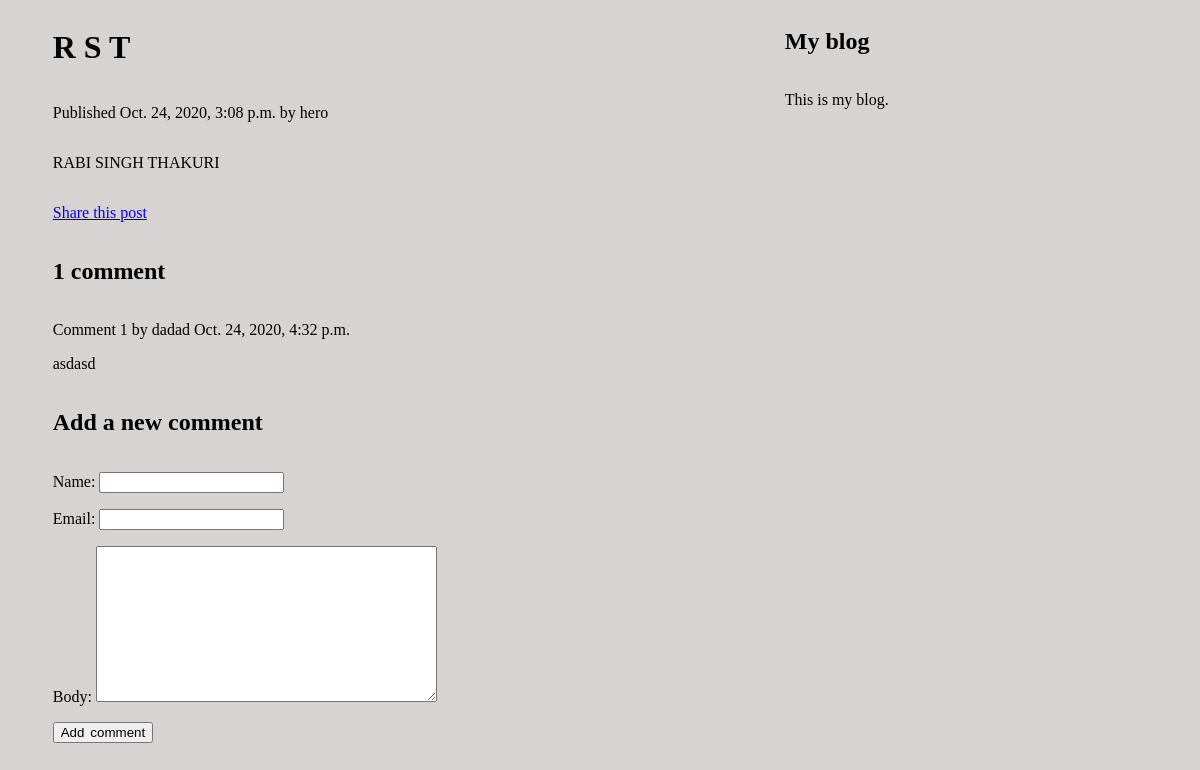
Screenshot of /blog/2020/10/24/r-s-t/ with the database file from the repository.
### blog/models.py (models this page shows, shortened)
class Post(models.Model):
	objects	= models.Manager()
	published = PublishedManager()
	STATUS_CHOICES = (
		('draft', 'Draft'),
		('published', 'Published'),
	)
	title = models.CharField(max_length=250)
	slug = models.SlugField(max_length=250,unique_for_date='publish')
	author = models.ForeignKey(User,on_delete=models.CASCADE,related_name='blog_posts')
	body = models.TextField()
	publish = models.DateTimeField(default=timezone.now)
	created = models.DateTimeField(auto_now_add=True)
	updated = models.DateTimeField(auto_now=True)
	status = models.CharField(max_length=10,choices=STATUS_CHOICES,default='draft')
	class Meta:
		ordering = ('-publish',)

class Comment(models.Model):
	post = models.ForeignKey(Post,on_delete=models.CASCADE,related_name='comments')
	name = models.CharField(max_length=80)
	email = models.EmailField()
	body = models.TextField()
	created = models.DateTimeField(auto_now_add=True)
	updated = models.DateTimeField(auto_now=True)
	active = models.BooleanField(default=True)
	class Meta:
		ordering = ('created',)

### blog/views.py (the view)
# urls.py: path('<int:year>/<int:month>/<int:day>/<slug:post>/', views.post_detail,name='post_detail'),
def	post_detail(request, year, month, day, post):
    post = get_object_or_404(Post, slug=post, status='published', publish__year=year,publish__month=month, publish__day = day )
    comments = post.comments.filter(active=True)
    new_comment	= None
    if	request.method == 'POST':
        comment_form = CommentForm(data=request.POST)
        if	comment_form.is_valid():
            new_comment	=	comment_form.save(commit=False)
            new_comment.post =	post
            new_comment.save()
    else:
        comment_form = CommentForm()
    return	render(request,'blog/post/detail.html',{'post':	post, 'comments':comments, 'new_comment': new_comment, 'comment_form':comment_form})

### blog/forms.py
class CommentForm(forms.ModelForm):
	class Meta:
		model = Comment
		fields = ('name','email','body')

### blog/templates/blog/post/detail.html (shortened to what this page needs)
{%	extends	"blog/base.html"	%}
{%	block	content	%}
	<h1>{{	post.title	}}</h1>
	<p	class="date">
	Published	{{ post.publish }}	by	{{	post.author	}}
	</p>
		{{	post.body|linebreaks	}}
		<p>
			<a	href="{% url "blog:post_share" post.id %}">
					Share	this	post
			</a>
	</p>
	{%	with	comments.count	as	total_comments	%}
		<h2>
				{{	total_comments	}}	comment{{	total_comments|pluralize	}}
		</h2>
	{%	endwith	%}
	{%	for	comment	in	comments	%}
		<div	class="comment">
				<p	class="info">
						Comment	{{	forloop.counter	}}	by	{{	comment.name	}}
						{{	comment.created	}}
				</p>
				{{	comment.body|linebreaks	}}
		</div>
		{%	empty	%}
				<p>There	are	no	comments	yet.</p>
	{%	endfor	%}
		{%	if	new_comment	%}
			<h2>Your	comment	has	been	added.</h2>
		{%	else	%}
			<h2>Add	a	new	comment</h2>
			<form	action="."	method="post">
					{{	comment_form.as_p	}}
					<p><input	type="submit"	value="Add	comment"></p>
			</form>
		{%	endif	%}
{%	endblock	%}

### blog/statics/css/blogs.css (style rules this page uses)
body { background-color: rgb(216, 211, 211); }

### rows the page displays
Post: title "R S T", publish "Oct. 24, 2020, 3:08 p.m.", author "hero", body "RABI SINGH THAKURI"
Comment: name "dadad", created "Oct. 24, 2020, 4:32 p.m.", body "asdasd"

### other values shown
{{ total_comments }} "1"
